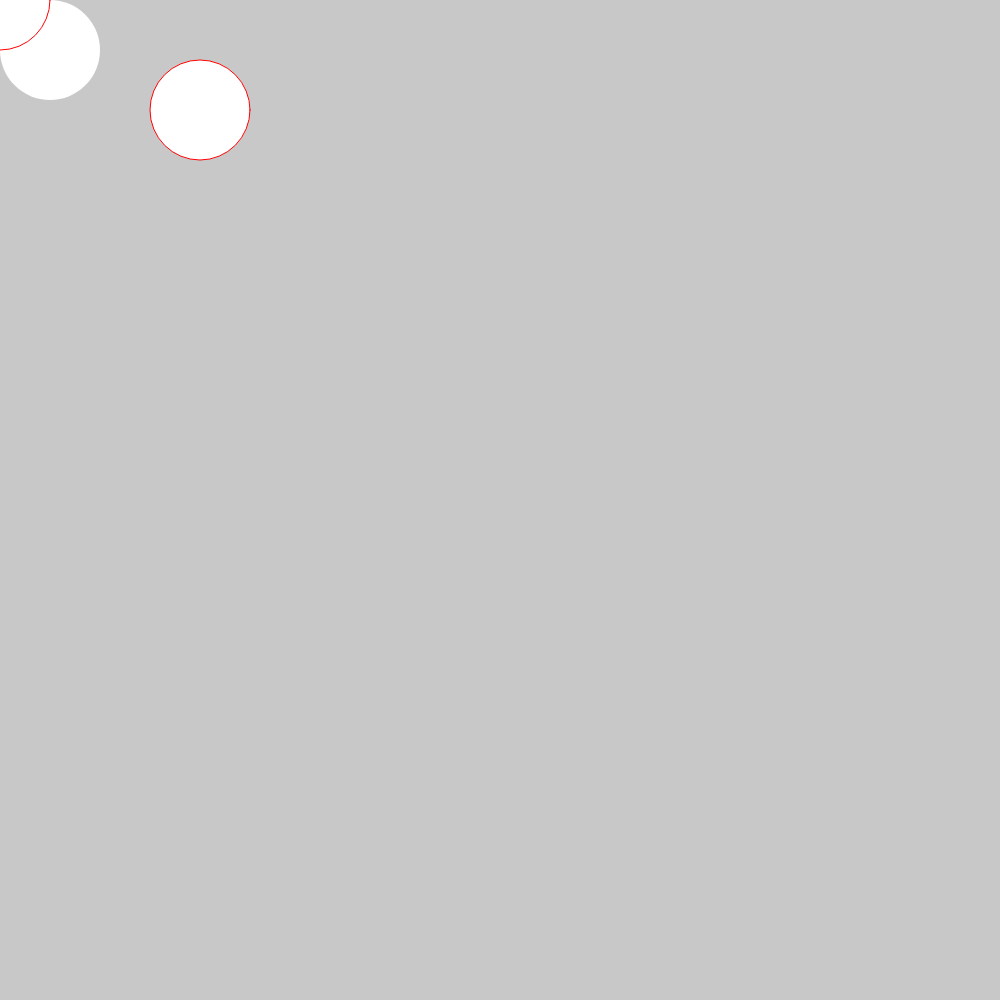
Frame 1 (no input)
Frame 60 (no input): identical to frame 1, image omitted
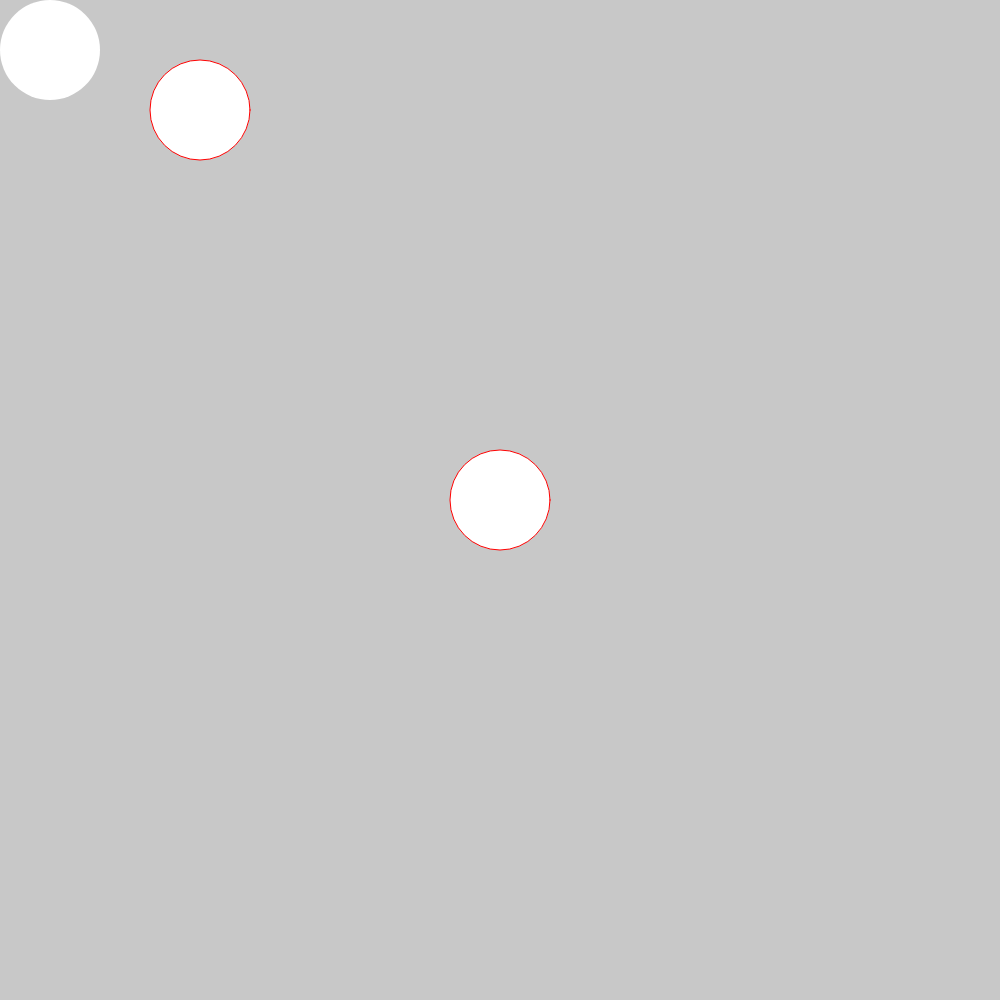
Frame 120 (the mouse pressed at the canvas centre since frame 60)

The p5.js sketch that drew these frames (run headless with seeded random() and noise() and a simulated clock; from frame 60 on, the mouse is pressed at the canvas centre):

// p5.js sketch
// ── sketch.js
function setup() {
  // put setup code here
  createCanvas(1000, 1000);
  background(100);
}

function draw() {
  // put drawing code here
  background(200);

  noStroke();
  ellipse(50, 50, 100);

  stroke('red');
  ellipse(200, 110, 100);

  
  ellipse(mouseX, mouseY, 100);
}
